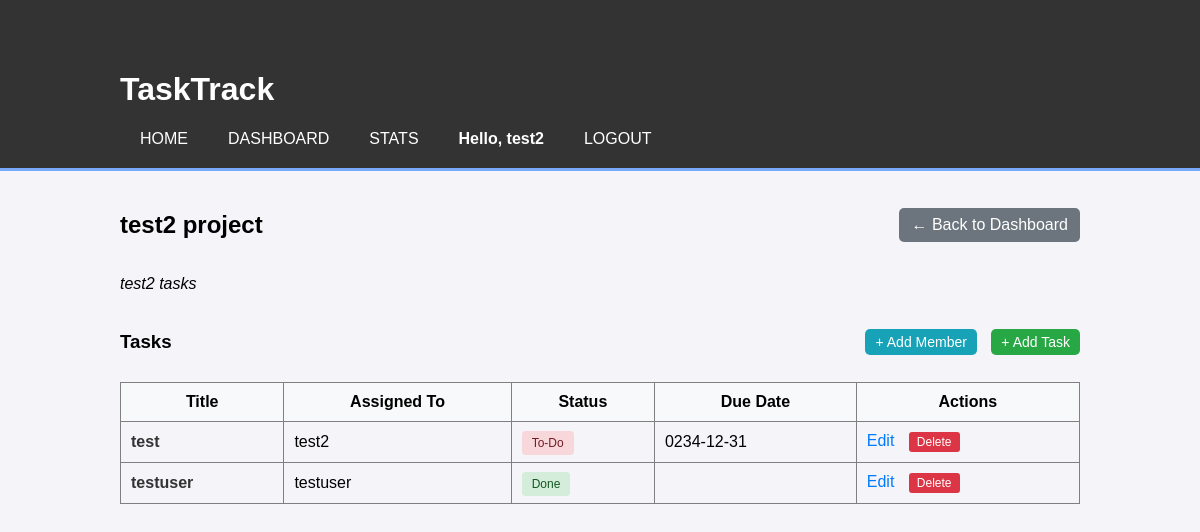
Screenshot of /project/111 (signed in) with the database file from the repository.
### tables this page shows
CREATE TABLE users (
    user_id INTEGER PRIMARY KEY,
    username TEXT NOT NULl UNIQUE,
    email TEXT NOT NULL UNIQUE,
    password_hash TEXT NOT NULL,
    date_created TEXT NOT NULL
, is_admin INTEGER DEFAULT 0);

CREATE TABLE projects (
    project_id INTEGER PRIMARY KEY,
    project_name TEXT NOT NULL,
    description TEXT,
    owner_id INTEGER NOT NULL,
    created_at TEXT NOT NULL,
    FOREIGN KEY (owner_id) REFERENCES users (user_id)
);

CREATE TABLE tasks (
    task_id INTEGER PRIMARY KEY,
    project_id INTEGER NOT NULL,
    assignee_id INTEGER,
    task_title TEXT NOT NULL,
    description TEXT,
    status TEXT NOT NULL,
    due_date TEXT,
    FOREIGN KEY (project_id) REFERENCES projects (project_id),
    FOREIGN KEY (assignee_id) REFERENCES users (user_id)
);

### app.py (the view)
@app.route('/project/<int:project_id>')
def view_project(project_id):
    if 'user_id' not in session:
        return redirect(url_for('login'))
    user_id = session['user_id']
    connection = get_db_connection()
    member = connection.execute(
        'SELECT * FROM project_members WHERE project_id = ? AND user_id = ?',
        (project_id, user_id)
    ).fetchone()
    if member is None and session.get('is_admin') != 1:
        connection.close()
        flash('You do not have permission to view this project.')
        return redirect(url_for('dashboard'))
    project = connection.execute(
        'SELECT * FROM projects WHERE project_id = ?',
        (project_id,)
    ).fetchone()
    tasks = connection.execute(
        '''
        SELECT t.*, u.username as assignee_name
        FROM tasks t
        LEFT JOIN users u ON t.assignee_id = u.user_id
        WHERE t.project_id = ?
        ''',
        (project_id,)
    ).fetchall()
    connection.close()
    return render_template('project_details.html', project=project, tasks=tasks)

### app.py (called while the page is built)
def get_db_connection():
    connection = sqlite3.connect('fake_db.db')
    connection.row_factory = sqlite3.Row
    return connection

### templates/project_details.html
{% extends 'base.html' %}
{% block content %}
    <div style="display: flex; justify-content: space-between; align-items: center;">
        <h2>{{ project['project_name'] }}</h2>
        <a href="{{ url_for('dashboard') }}" class="button" style="background-color: #6c757d; color: white; padding: 8px 12px; text-decoration: none; border-radius: 5px;">&larr; Back to Dashboard</a>
    </div>
    <p><em>{{ project['description'] }}</em></p>
    <div style="display: flex; justify-content: space-between; align-items: center; margin-top: 20px; margin-bottom: 10px;">
        <h3>Tasks</h3>
        <div>
            <a href="{{ url_for('add_member', project_id=project['project_id']) }}" class="button" style="background-color: #17a2b8; color: white; padding: 5px 10px; text-decoration: none; border-radius: 5px; font-size: 14px; margin-right: 10px;">+ Add Member</a>
            <a href="{{ url_for('create_task', project_id=project['project_id']) }}" class="button" style="background-color: #28a745; color: white; padding: 5px 10px; text-decoration: none; border-radius: 5px; font-size: 14px;">+ Add Task</a>
        </div>
    </div>
    {% if tasks %}
        <table border="1" cellpadding="10" cellspacing="0" style="width: 100%; border-collapse: collapse;">
            <thead>
                <tr style="background-color: #f8f9fa;">
                    <th>Title</th>
                    <th>Assigned To</th>
                    <th>Status</th>
                    <th>Due Date</th>
                    <th>Actions</th>
                </tr>
            </thead>
            <tbody>
                {% for task in tasks %}
                    <tr>
                        <td>
                            <a href="{{ url_for('view_task', task_id=task['task_id']) }}" style="font-weight: bold; color: #333; text-decoration: none;">
                                {{ task['task_title'] }}
                            </a>
                        </td>
                        <td>{{ task['assignee_name'] if task['assignee_name'] else 'Unassigned' }}</td>
                        <td>
                            <span style="
                                padding: 5px 10px; border-radius: 4px; font-size: 12px;
                                background-color: {% if task['status'] == 'Done' %}#d4edda{% elif task['status'] == 'In-Progress' %}#fff3cd{% else %}#f8d7da{% endif %};
                                color: {% if task['status'] == 'Done' %}#155724{% elif task['status'] == 'In-Progress' %}#856404{% else %}#721c24{% endif %};
                            ">
                                {{ task['status'] }}
                            </span>
                        </td>
                        <td>{{ task['due_date'] }}</td>
                        <td>
                            <a href="{{ url_for('edit_task', task_id=task['task_id']) }}" style="color: #007bff; text-decoration: none; margin-right: 10px;">Edit</a>
                            <form action="{{ url_for('delete_task', task_id=task['task_id']) }}" method="post" style="display:inline;" onsubmit="return confirm('Delete this task?');">
                                <button type="submit" style="background-color: #dc3545; color: white; border: none; padding: 3px 8px; border-radius: 3px; cursor: pointer; font-size: 12px;">Delete</button>
                            </form>
                        </td>
                    </tr>
                {% endfor %}
            </tbody>
        </table>
    {% else %}
        <p>No tasks found for this project.</p>
    {% endif %}
{% endblock %}

### templates/base.html (shortened to what this page needs)
<!DOCTYPE html>
<html lang="en">
<head>
    <link rel="stylesheet" href="{{ url_for('static', filename='style.css') }}">
</head>
<body>
    <header>
        <div class="container">
            <h1>TaskTrack</h1>
            <nav>
                <ul>
                    <li><a href="{{ url_for('index') }}">Home</a></li>
                    {% if session['user_id'] %}
                        <li><a href="{{ url_for('dashboard') }}">Dashboard</a></li>
                        <li><a href="{{ url_for('stats') }}">Stats</a></li>
                        <li style="color: white; font-weight: bold;">Hello, {{ session['username'] }}</li>
                        <li><a href="{{ url_for('logout') }}">Logout</a></li>
                    {% else %}
                        <li><a href="{{ url_for('login') }}">Login</a></li>
                        <li><a href="{{ url_for('register') }}">Register</a></li>
                    {% endif %}
                </ul>
            </nav>
        </div>
    </header>
    <div class="container">
        {% block content %}{% endblock %}
    </div>
</body>
</html>

### static/style.css (style rules this page uses)
body { font-family: sans-serif; background-color: #f4f4f9; margin: 0; padding: 0; }
.container { width: 80%; margin: auto; overflow: hidden; padding: 20px; }
header { background: #333; color: #fff; padding-top: 30px; min-height: 70px; border-bottom: #77aaff 3px solid; }
header a { color: #fff; text-decoration: none; text-transform: uppercase; font-size: 16px; }
header ul { padding: 0; margin: 0; list-style: none; overflow: hidden; }
header li { float: left; display: inline; padding: 0 20px 0 20px; }

### rows the page displays
users: username "test2"
projects: project_name "test2 project", description "test2 tasks"
tasks: task_title "test", username "test2", status "To-Do", due_date "0234-12-31"
tasks: task_title "testuser", username "testuser", status "Done"
